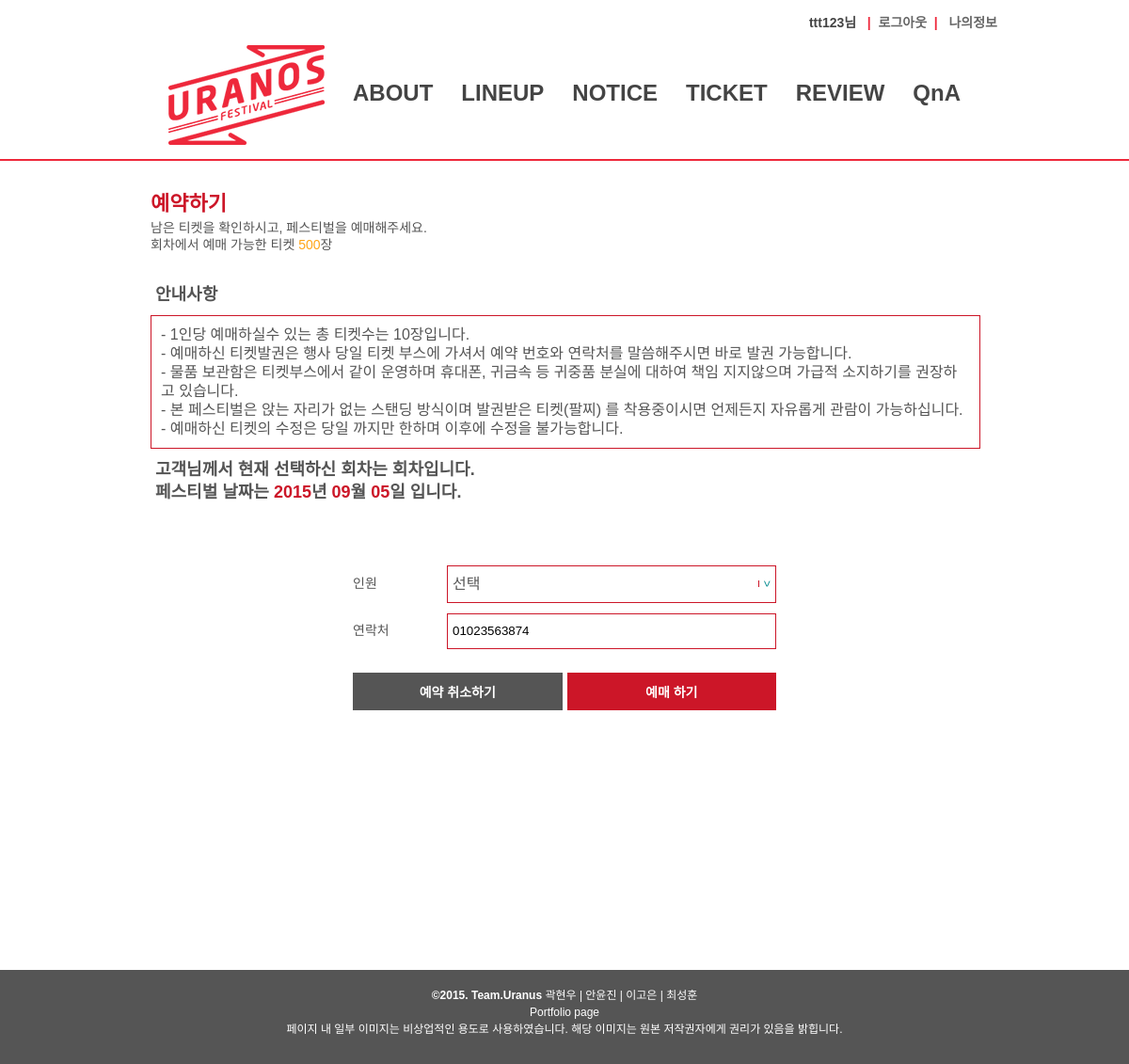
Screenshot of /ticket/reserv_form.php (signed in) with the database file from the repository.
### tables this page shows
CREATE TABLE IF NOT EXISTS `reserlist` (
  `no` int(11) NOT NULL,
  `subject` varchar(50) NOT NULL,
  `stdate` date NOT NULL,
  `password` varchar(100) NOT NULL,
  `content` text NOT NULL,
  PRIMARY KEY (`no`)
);

CREATE TABLE IF NOT EXISTS `member` (
  `m_id` char(15) NOT NULL,
  `m_pass` varchar(15) NOT NULL,
  `m_name` varchar(20) NOT NULL,
  `m_phone` varchar(20) NOT NULL,
  `m_email` varchar(41) DEFAULT NULL,
  `reg_date` datetime NOT NULL,
  `level` int(11) DEFAULT '1',
  `m_postcode1` int(5) NOT NULL,
  `m_postcode2` int(5) NOT NULL,
  `m_roadaddr` tinytext NOT NULL,
  `m_jibunaddr` tinytext NOT NULL,
  `m_detailaddr` tinytext NOT NULL,
  PRIMARY KEY (`m_id`)
);

### ticket/reserv_form.php (the view, shortened to what this page needs)
<?php
	include "../lib/conn.php";
	$uid = $_SESSION[ses_uid];
	$no= $_GET['no'];
	$selsql = "select * from reserlist";
	$selresult = mysql_query($selsql,$connect);
	$selarr=mysql_fetch_array($selresult);
	$stdate = $selarr[stdate];
	$stdate1= substr($stdate,0,4);
	$stdate2= substr($stdate,5,2);
	$stdate3= substr($stdate,8,2);
	$memb="select * from member where m_id = '$uid'";
	$result=mysql_query($memb, $connect);
	$row=mysql_fetch_array($result);
	$phone = $row[m_phone];
	$tot_query1="select sum(re_member) total from ticket where ticket = '$no' ";
	$tot_con1=mysql_query($tot_query1, $connect);
	$tot_arr1= mysql_fetch_array($tot_con1);
	$tot_op1=500-$tot_arr1[total];
;?>
<!DOCTYPE html>
<html>
<head>
  <link rel="stylesheet" type="text/css" href="../css/common.css">
  <link rel="stylesheet" type="text/css" href="../css/ticket_reserve.css">
</head>
<body>
  <div id="wraper">
    <header>
    <nav>
	  <?php include "../lib/top_login2.php"; ?>
      <?php include "../lib/top_menu2.php"; ?>
    </nav>
	</header>
  <section>
		<h2>예약하기</h2>
		<h3>남은 티켓을 확인하시고, 페스티벌을 예매해주세요.<br/><span><?=$no?></span>회차에서&nbsp;예매 가능한 티켓 <span><?echo $tot_op1?></span>장</h3>
		<br><br>
		<p class="info_title">안내사항</p>
		<div class='reser_info'>
			- 1인당 예매하실수 있는 총 티켓수는 10장입니다.<br/>
			- 예매하신 티켓발권은 행사 당일 티켓 부스에 가셔서 예약 번호와 연락처를 말씀해주시면 바로 발권 가능합니다.<br/>
			- 물품 보관함은 티켓부스에서 같이 운영하며 휴대폰, 귀금속 등 귀중품 분실에 대하여 책임 지지않으며 가급적 소지하기를 권장하고 있습니다.<br/>
			- 본 페스티벌은 앉는 자리가 없는 스탠딩 방식이며 발권받은 티켓(팔찌) 를 착용중이시면 언제든지 자유롭게 관람이 가능하십니다.<br/>
			- 예매하신 티켓의 수정은 당일 까지만 한하며 이후에 수정을 불가능합니다.<br/>
		</div>
		<p class="info_title">고객님께서 현재 선택하신 회차는 <strong><?=$no?></strong>회차입니다.</p>
		<br/><p class="info_title">페스티벌 날짜는 <strong><?=$stdate1;?></strong>년 <strong><?=$stdate2;?></strong>월 <strong><?=$stdate3;?></strong>일 입니다.</p>	<br>
		<form name='reserv_form' method='post' action='reserv.php'>
		<div class="ticket_form">
				<div>
				<p class="line_title">인원</p><label><select name='re_member'>
					<option value=''>선택</option>
				</select>
				</label>
				</div>
			<div class="reserve"><p class="line_title">연락처</p><input type='text' name='re_phone' value='<?echo $phone?>'></div>
			<div class="subbtn">
				<input type="button" name="button" name="cancel" value="예약 취소하기" onclick="javascript:history.go(-1);" >
			</div>
			<div class="mainbtn">
			<input type="button" name="button" value="예매 하기" onclick="javascript:validate();" >
			</div>
		</div>
	</form>
	</section>
    <footer>
        <?php include "../lib/footer.php"; ?>
    </footer>
  </div>
</body>
</html>

### css/common.css (style rules this page uses)
html, body, div, span, object, iframe, h1, h2, h3, h4, h5, h6, p, blockquote, pre, abbr, address, cite, code, del, dfn, em, img, ins, kbd, q, samp, small, strong, sub, sup, var, b, i, dl, dt, dd, ol, ul, li, fieldset, form, label, legend, table, caption, tbody, tfoot, thead, tr, th, td, article, aside, canvas, details, figcaption, figure, footer, header, hgroup, menu, nav, section, summary, time, mark, audio, video { margin:0; padding:0; border:0; outline:0; font-size:100%; vertical-align:baseline; background:transparent; }
body { line-height:1; }
article,aside,details,figcaption,figure, footer,header,hgroup,menu,nav,section { display:block; }
input, select { vertical-align:middle; }
body { background:#ffffff; font-family: '나눔고딕',NanumGothic, Dotum, '돋움', sans-serif; max-width:100%; width:100%; }
section { width:880px; min-height:600px; padding: 30px 50px; background: #ffffff; height:100%; margin: 0 auto; }
header { max-width:100%; width:100%; text-align:center; border-bottom:2px solid #ee283b; }
nav { display:inline-block; max-width:920px; width:920px; padding: 15px 0; }
footer { width: 100%; height:100px; background: #555555; }

### css/ticket_reserve.css (style rules this page uses)
h2 { font-size: 22px; line-height:32px; color:#cc1628; font-weight:600; }
h3 { font-size: 14px; line-height:18px; color:#555555; font-weight:500; }
.ticket_form { margin: 0 auto; padding: 60px 0 200px 0; text-align:middle; max-width: 450px; width: 450px; vertical-align:middle; }
span { color: #ffa518; }
.line_title { display: inline-block; width:95px; margin: 5px 5px 5px 0; line-height:40px; color: #555555; font-weight:500; font-size: 14px; }
select { width: 350px; height: 40px; border: #cc1628 solid 1px; font-size: 16px; padding:5px; margin: 0; background: #ffffff; color:#555555; outline:none; display: inline-block; -webkit-appearance:none; -moz-appearance:none; appearance:none; cursor:pointer; }
@media screen and (-webkit-min-device-pixel-ratio:0) { select { padding-right:18px } }
label { position:relative }
label:after { content:'>'; font-size:12px; color:#038a8f; -webkit-transform:rotate(90deg); -moz-transform:rotate(90deg); -ms-transform:rotate(90deg); transform:rotate(90deg); right:8px; top:2px; padding:0 0 2px; border-bottom:1px solid #cc1628; position:absolute; pointer-events:none; }
label:before { content:''; right:6px; top:0px; width:20px; height:20px; position:absolute; pointer-events:none; display:block; }
.reserve, .reserve_modify { width:500px; }
.reserve input[type="text"] { width: 350px; }
input[type="text"] { display: inline-block; height: 38px; background: #ffffff; border: #cc1628 solid 1px; padding: 0 5px; }
.subbtn input[type="button"] { display: inline-block; float: left; width: 222.5px; margin: 20px 5px 0 0; background:#555555; }
.mainbtn input[type="button"] { display: inline-block; float: left; width: 222.5px; margin-top: 20px; background: #cc1628; }
input[type="button"], input[type="submit"] { cursor: pointer; display: inline-block; height: 40px; color: #ffffff; text-align: center; font-size: 14px; font-weight:600; border: 0; padding:0px; }
.reser_info { width:860px; padding: 10px; border:1px solid #cc1628; margin: 10px 0; font:14px; color:#555555; line-height: 20px; }
.info_title { display: inline-block; font-weight: 600; margin: 0 5px; line-height:24px; color: #555555; font-size: 18px; }
.info_title strong { color: #cc1628; }

### rows the page displays
reserlist: stdate "2015", stdate "09", stdate "05"
member: re_phone "01023563874"

### other values shown
$_SESSION['ses_uid'] "ttt123"
$tot_op1 "500"
